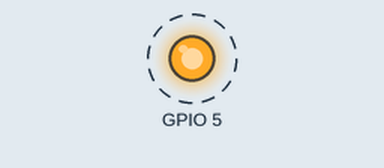
The sketch below on a simulated ESP32. Shown: output pins drawn as LEDs (lit = HIGH). Dashed ring = blinking. What the sketch prints to the serial monitor is not drawn.

Above: at 0.5 s.
Timing chart, 0 to 4.6 s (numbered marks = the images above):
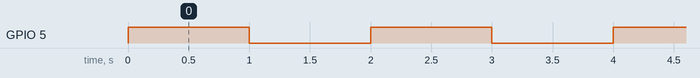

Measured:
- by itself, GPIO 5: alternates HIGH for 1.0 s and LOW for 1.0 s

The sketch:

baitap2.ino
```cpp
void setup() {
  Serial.begin(115200);
  Serial.println("Hello, ESP32!");
  pinMode(5, OUTPUT);
}

void loop() {
  digitalWrite(5, HIGH);
  delay(1000);
  digitalWrite(5, LOW);
  delay(1000);
}
```
